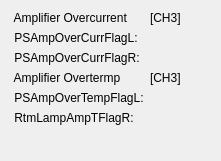
      <widget class="QWidget" name="formLayoutWidget_20">
       <property name="geometry">
        <rect>
         <x>710</x>
         <y>590</y>
         <width>221</width>
         <height>161</height>
        </rect>
       </property>
       <layout class="QFormLayout" name="formLayout_20">
        <item row="0" column="0">
         <widget class="QLabel" name="label_372">
          <property name="text">
           <string> Amplifier Overcurrent</string>
          </property>
         </widget>
        </item>
        <item row="0" column="1">
         <widget class="QLabel" name="label_373">
          <property name="text">
           <string>[CH3]</string>
          </property>
         </widget>
        </item>
        <item row="1" column="0">
         <widget class="QLabel" name="label_374">
          <property name="text">
           <string> PSAmpOverCurrFlagL:</string>
          </property>
         </widget>
        </item>
        <item row="1" column="1">
         <widget class="PyDMLabel" name="PyDMLabel_328">
          <property name="palette">
           <palette>
            <active>
             <colorrole role="Text">
              <brush brushstyle="SolidPattern">
               <color alpha="255">
                <red>0</red>
                <green>0</green>
                <blue>0</blue>
               </color>
              </brush>
             </colorrole>
             <colorrole role="PlaceholderText">
              <brush brushstyle="SolidPattern">
               <color alpha="128">
                <red>78</red>
                <green>154</green>
                <blue>6</blue>
               </color>
              </brush>
             </colorrole>
            </active>
            <inactive>
             <colorrole role="Text">
              <brush brushstyle="SolidPattern">
               <color alpha="255">
                <red>0</red>
                <green>0</green>
                <blue>0</blue>
               </color>
              </brush>
             </colorrole>
             <colorrole role="PlaceholderText">
              <brush brushstyle="SolidPattern">
               <color alpha="128">
                <red>78</red>
                <green>154</green>
                <blue>6</blue>
               </color>
              </brush>
             </colorrole>
            </inactive>
            <disabled>
             <colorrole role="Text">
              <brush brushstyle="SolidPattern">
               <color alpha="255">
                <red>190</red>
                <green>190</green>
                <blue>190</blue>
               </color>
              </brush>
             </colorrole>
             <colorrole role="PlaceholderText">
              <brush brushstyle="SolidPattern">
               <color alpha="128">
                <red>0</red>
                <green>0</green>
                <blue>0</blue>
               </color>
              </brush>
             </colorrole>
            </disabled>
           </palette>
          </property>
          <property name="toolTip">
           <string/>
          </property>
          <property name="alarmSensitiveContent" stdset="0">
           <bool>false</bool>
          </property>
          <property name="channel" stdset="0">
           <string>SI-22:DI-FOFBCtrl:PSAmpOverCurrFlagLCH3-Sts</string>
          </property>
         </widget>
        </item>
        <item row="2" column="0">
         <widget class="QLabel" name="label_375">
          <property name="text">
           <string> PSAmpOverCurrFlagR:</string>
          </property>
         </widget>
        </item>
        <item row="2" column="1">
         <widget class="PyDMLabel" name="PyDMLabel_329">
          <property name="toolTip">
           <string/>
          </property>
          <property name="channel" stdset="0">
           <string>SI-22:DI-FOFBCtrl:PSAmpOverCurrFlagRCH3-Sts</string>
          </property>
         </widget>
        </item>
        <item row="3" column="0">
         <widget class="QLabel" name="label_376">
          <property name="text">
           <string> Amplifier Overtermp</string>
          </property>
         </widget>
        </item>
        <item row="3" column="1">
         <widget class="QLabel" name="label_377">
          <property name="text">
           <string>[CH3]</string>
          </property>
         </widget>
        </item>
        <item row="4" column="0">
         <widget class="QLabel" name="label_378">
          <property name="text">
           <string> PSAmpOverTempFlagL:</string>
          </property>
         </widget>
        </item>
        <item row="4" column="1">
         <widget class="PyDMLabel" name="PyDMLabel_330">
          <property name="toolTip">
           <string/>
          </property>
          <property name="channel" stdset="0">
           <string>SI-22:DI-FOFBCtrl:PSAmpOverTempFlagLCH3-Sts</string>
          </property>
         </widget>
        </item>
        <item row="5" column="0">
         <widget class="QLabel" name="label_379">
          <property name="text">
           <string> RtmLampAmpTFlagR:</string>
          </property>
         </widget>
        </item>
        <item row="5" column="1">
         <widget class="PyDMLabel" name="PyDMLabel_331">
          <property name="toolTip">
           <string/>
          </property>
          <property name="channel" stdset="0">
           <string>SI-22:DI-FOFBCtrl:PSAmpOverTempFlagRCH3-Sts</string>
          </property>
         </widget>
        </item>
       </layout>
      </widget>
